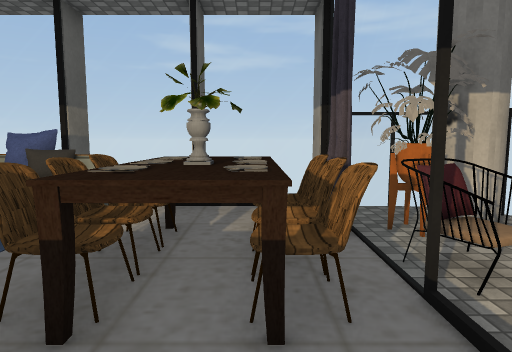
View 1 (above)

16 first-person views from a walk through a scene from a Unity 3-D project. The camera is 1.5 m above the floor, tilts 6° down and sees 75° across. The floor is counted in squares, 0.95 m on a side. Each view is taken from the middle of a square. On the plan, view 1 faces up. The plan holds only what a view shows up to about 16 squares ahead; the rest is blank. The player character is not drawn. Some surface patterns are stand-ins.

View 2
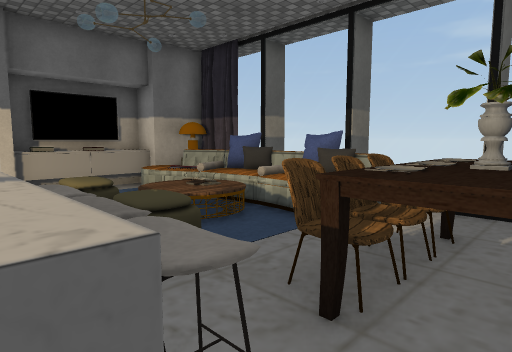

View 3
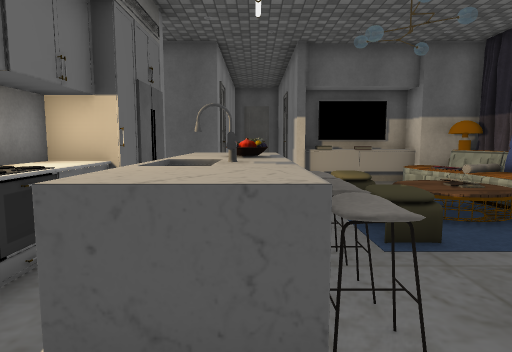

View 4
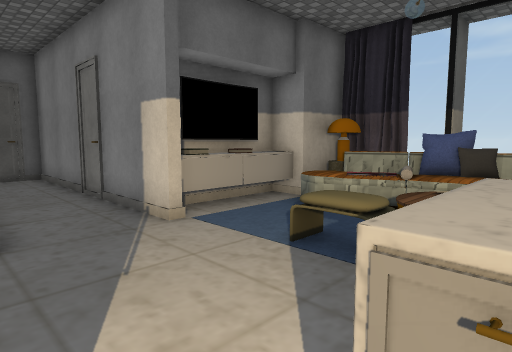

View 5
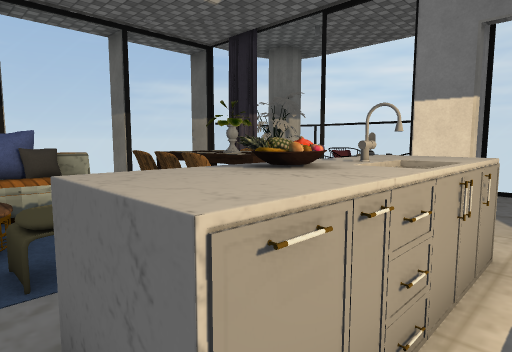

View 6
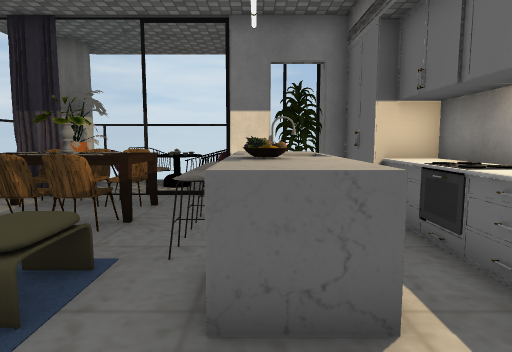

View 7
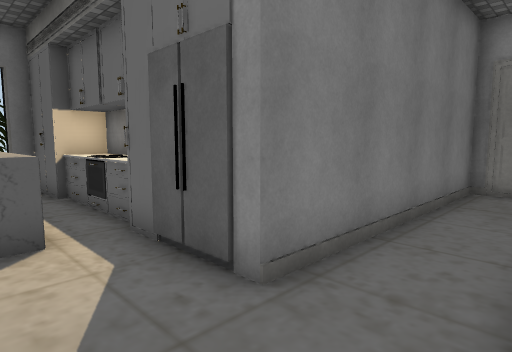

View 8
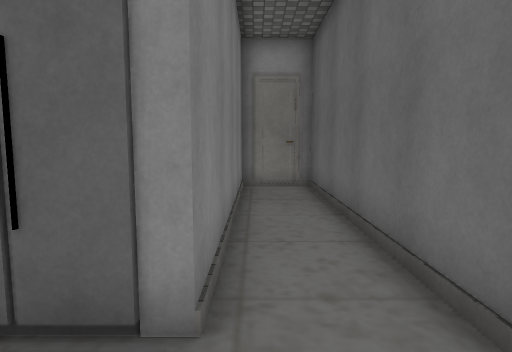

View 9
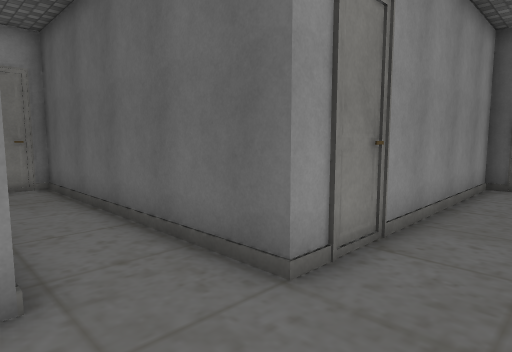

View 10
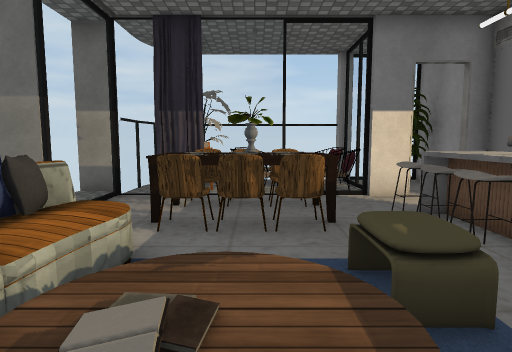

View 11
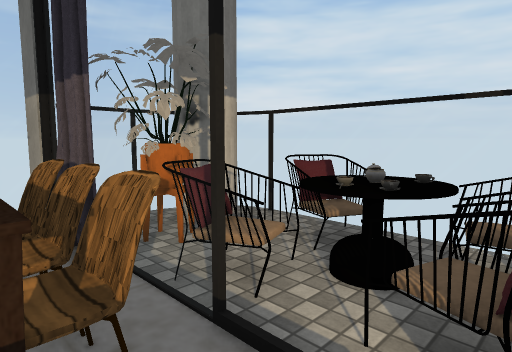

View 12
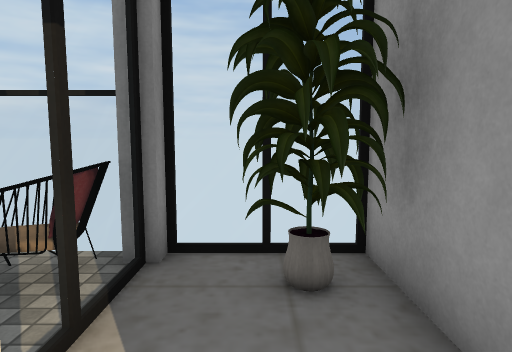

View 13
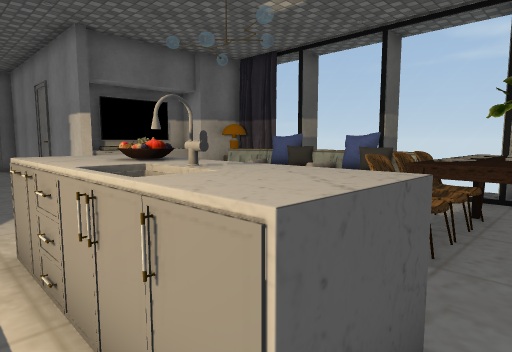

View 14
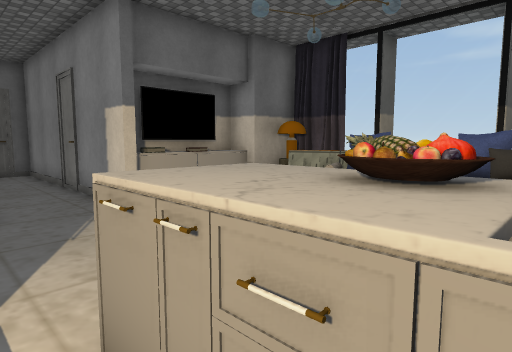

View 15
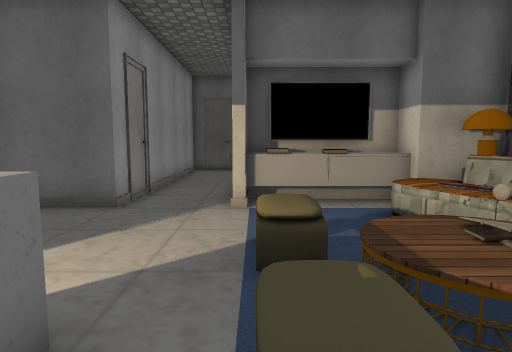

View 16
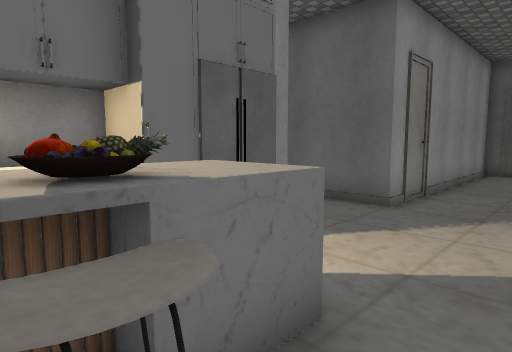

### Floor plan
Key: @ floor where view 1 was taken; # wall or solid block; . floor; = window, fence, low wall or low ledge; ^ raised ledge; O other object.
Columns run from 21 left of view 1 to 6 right of it. Each row starts with its distance up from view 1.
  8           #O==  =  ====#
  7           ###OO#OO#...#= #=
  6          ##OO^OOOO^OOOO####=
  5          #.OO.OO...OOOO###O
  4          O.  .OOO..OOOOO##O
  3          O.  OOOOO.OOOO.O O
  2 ##########...OO.OO......OO#=
  1 #........##.......^^^..#O=O=
  0 #...............^OO^^@.#...=
 -1 #...............^^^^^......=
 -2 ###########............#.OO=
 -3           #..###=^O^########
 -4           #..#  ^^^^^
 -5           #..#
 -6           #..#
 -7           #..#
 -8           #..#
 -9           #..#
-10           #..#
-11           #..#
-12           ####

Where each view was taken, in squares from view 1:
view 1: 0 up, 0 right, facing up
view 2: 0 up, 0 right, facing up-left
view 3: 0 up, 1 right, facing left
view 4: 2 down, 5 left, facing up-left
view 5: 2 down, 6 left, facing up-right
view 6: 0 up, 8 left, facing right
view 7: 0 up, 11 left, facing down-right
view 8: 0 up, 9 left, facing down
view 9: 1 up, 8 left, facing down-left
view 10: 4 up, 8 left, facing right
view 11: 1 up, 0 right, facing up-right
view 12: 1 down, 1 right, facing right
view 13: 2 down, 0 right, facing up-left
view 14: 2 down, 3 left, facing up-left
view 15: 2 up, 3 left, facing left
view 16: 2 up, 3 left, facing down-left
